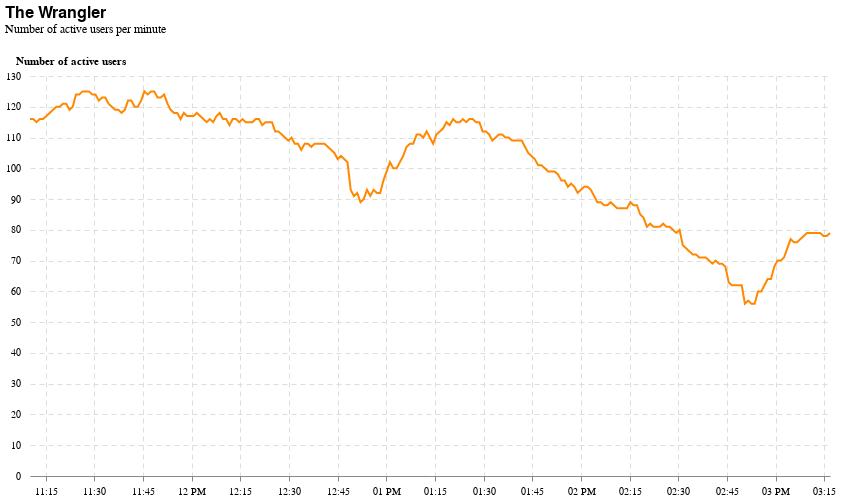

Notebook code cell kept with this figure:
### Code cell
alt.Chart(df).mark_line(color=fillColor).encode(
    x=alt.X('timestamp:T', title=None, axis=alt.Axis(
        labelFont=chartFont,
        gridDash=dashSize,
        labelPadding=5
    )),
    y=alt.Y('userCount:Q', title='Number of active users', axis=alt.Axis(
        labelFont=chartFont,
        titleFont=chartFont,
        gridDash=dashSize,
        tickCount=10,
        domain=False,
        ticks=False,
        titleAngle=0,
        titleY=-10,
        titleX=40,
        labelPadding=10
    ))
).properties(
    width=800,
    height=400,
    title={'text':'The Wrangler',
            'subtitle':"Number of active users per minute"}
).configure_view(
    strokeWidth=0
).configure_title(
    font=chartFont,
    subtitleFont=chartFont,
    anchor='start',
    fontSize=16,
    fontWeight=600,
    offset=20,
)

### Figure 1 — Vega-Lite specification as saved in the notebook (floating-point values rounded to 4 significant figures; data arrays with more than 128 entries replaced by an {"elided": "..."} marker saying what was removed)
{"config": {"view": {"continuousWidth": 400, "continuousHeight": 300, "strokeWidth": 0}, "title": {"anchor": "start", "font": "Sometype Mono", "fontSize": 16, "fontWeight": 600, "offset": 20, "subtitleFont": "Sometype Mono"}}, "data": {"name": "data-99482e3e96112c3941c9514c9de3a1bf"}, "mark": {"type": "line", "color": "#FF8800"}, "encoding": {"x": {"type": "temporal", "axis": {"gridDash": [5, 4], "labelFont": "Sometype Mono", "labelPadding": 5}, "field": "timestamp", "title": null}, "y": {"type": "quantitative", "axis": {"domain": false, "gridDash": [5, 4], "labelFont": "Sometype Mono", "labelPadding": 10, "tickCount": 10, "ticks": false, "titleAngle": 0, "titleFont": "Sometype Mono", "titleX": 40, "titleY": -10}, "field": "userCount", "title": "Number of active users"}}, "height": 400, "title": {"text": "The Wrangler", "subtitle": "Number of active users per minute"}, "width": 800, "$schema": "https://vega.github.io/schema/vega-lite/v4.8.1.json", "datasets": {"data-99482e3e96112c3941c9514c9de3a1bf": {"elided": "245 records"}}}
